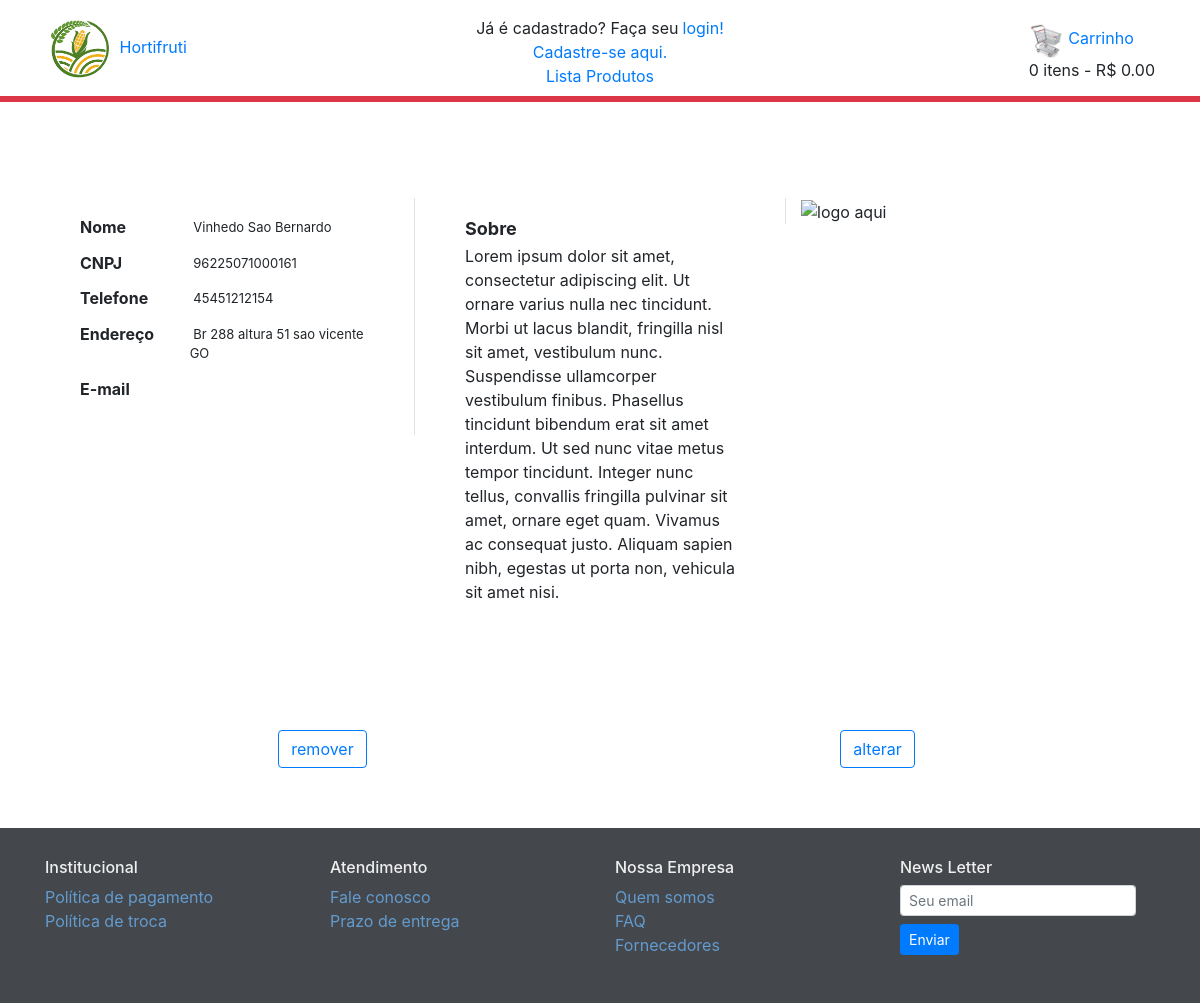
/fornecedor/visualisar_fornecedor/8, run on the app's committed database.
### fornecedor/models.py (models this page shows, shortened)
class Fornecedor( models.Model ):
    Nome     = models.CharField( max_length = 100 , unique = True , blank = False )
    Endereco = models.CharField( max_length = 100 , unique = False , blank = False )
    Telefone = models.CharField( max_length = 25 , unique = True , blank = False )
    CNPJ     = models.CharField( max_length = 30 , unique = True , blank = False )
    class Meta:
        db_table = 'fornecedor'

### fornecedor/views.py (the view)
# urls.py: path('visualisar_fornecedor/<int:id>', views.mostrar_fornecedor ),
def mostrar_fornecedor( request , **kwargs ):
    forn = Fornecedor.objects.get( id = kwargs[ "id" ] )
    return render( request , "fornecedor/mostrar.html" , {'forn':forn } )

### carrinho/carrinho.py (called while the page is built)
    def get_gasto_total( self ):
        soma = 0
        for idt in self.carrinho :
            soma += float( self.get_preco_total( idt ) )
        return str( soma )

    def get_qtd_total( self ):
        return sum( self.get_quantidade( idt ) for idt in self.carrinho.keys() )

### carrinho/context.py (called while the page is built)
def context_carrinho( request ):
    carrinho = Carrinho( request )
    qtd   = carrinho.get_qtd_total()
    gasto = carrinho.get_gasto_total()
    return{
        'qtd':qtd,
        'gasto':gasto
    }

### fornecedor/templates/fornecedor/mostrar.html (shortened to what this page needs)
{% extends 'base.html' %}
{% load static %}
{% block corpo %}
    <div class = "container" style = "margin-top: 80px ;">
        <div class = "row mb-2">
            <div style = "height: 100%;"
            class = "col-md-4 col-12 border-right">
                <div class = "card h-100 border-0">
                    <div class = "card-body">
                        <div class = "row">
                            <h6 class = "col-4 font-weight-bold" style = "font-size: medium;">Nome</h6>
                            <p class = "col-8" style = "font-size: small;">&nbsp;{{ forn.Nome }}</p>
                        </div>
                        <div class = "row">
                            <h6 class = "col-4 font-weight-bold" style = "font-size: medium;">CNPJ</h6>
                            <p class = "col-8" style = "font-size: small;">&nbsp;{{ forn.CNPJ }}</p>
                        </div>
                        <div class = "row">
                            <h6 class = "col-4 font-weight-bold" style = "font-size: medium;">Telefone</h6>
                            <p class = "col-8" style = "font-size: small;">&nbsp;{{ forn.Telefone }}</p>
                        </div>
                        <div class = "row">
                            <h6 class = "col-4 font-weight-bold" style = "font-size: medium;">Endereço</h6>
                            <p class = "col-8" style = "font-size: small;">&nbsp;{{ forn.Endereco }}</p>
                        </div>
                        <div class = "row">
                            <h6 class = "col-4 font-weight-bold" style = "font-size: medium;">E-mail</h6>
                            <p class = "col-8" style = "font-size: small;" alt = "lolololo">&nbsp;{{ forn.Mail }}</p>
                        </div>
                    </div>
                </div>
            </div>
            <div style = "height: 100%;" class = "col-md-4 col-12">
                <div class = "card h-100 border-0">
                    <div class = "card-body">
                        <h5 class = "col-12 mb-1 font-weight-bold" , style = "font-size: large;">
                            Sobre
                        </h5>
                        <p class = "col-12">
                            Lorem ipsum dolor sit amet, consectetur adipiscing elit. Ut ornare varius
                            nulla nec tincidunt. Morbi ut lacus blandit, fringilla nisl sit amet,
                            vestibulum nunc. Suspendisse ullamcorper vestibulum finibus. Phasellus
                            tincidunt bibendum erat sit amet interdum. Ut sed nunc vitae metus
                            tempor tincidunt. Integer nunc tellus, convallis fringilla pulvinar sit
                            amet, ornare eget quam. Vivamus ac consequat justo. Aliquam sapien nibh,
                            egestas ut porta non, vehicula sit amet nisi.
                        </p>
                    </div>
                </div>
            </div>
            <div style = "height: 100%;" class = "col-md-4 col-12 border-left">
                <img src = ... alt = "logo aqui">
            </div>
        </div>
        <div class = "row" style = "margin-top: 90px; margin-bottom: 60px;" >
            <div class = "col-12 col-md-6 text-center">
                <button class = "btn btn-outline-primary" id = "btn-del"> remover </button>
            </div>
            <div class = "col-6 col-md-6 text-center">
                <a href = "../edita_fornecedor/{{ forn.id }}" class = "btn btn-outline-primary btn-alt"> alterar</a>
            </div>
        </div>
    </div>
{% endblock %}

### static/css/base.css (style rules this page uses)
body { display: flex; min-height: 100vh; flex-direction: column; }
.barra { overflow-y: scroll; }

### data on the page
Fornecedor: Nome "Vinhedo Sao Bernardo", CNPJ "96225071000161", Telefone "45451212154", Endereco "Br 288 altura 51 sao vicente GO"

### other printed values
{{ qtd }} "0"
{{ gasto | floatformat:2 | intcomma }} "0.00"
